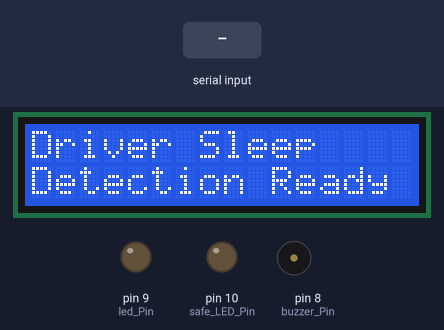
Bench run of a sketch on a simulated Arduino Uno, built with avr-gcc and run on an emulated ATmega328P. Parts: 16×2 character LCD, output pins drawn as LEDs (lit = HIGH), buzzer (waves = sounding, pin HIGH). Inputs (shaded band) come from the test bench.

Above: at 1.2 s.
1.3 s: "a" received over Serial
At 2.0 s:
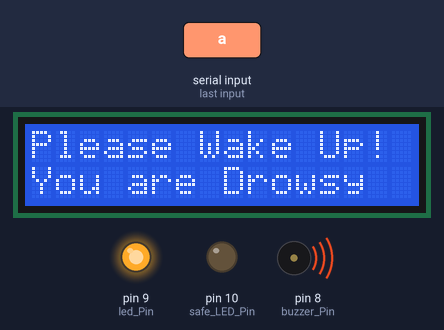
2.8 s: "b" received over Serial
At 4.0 s:
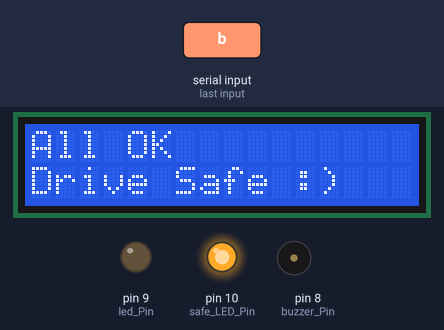
Timing chart, 0 to 5.8 s (numbered marks = the images above; inputs shaded):
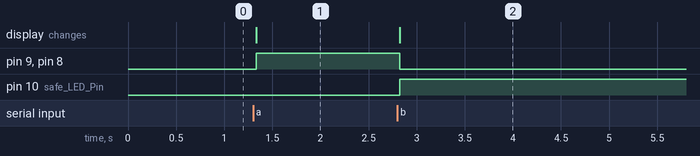

The sketch:

ard_drows_final.ino
```cpp
#include <Wire.h>
#include <LiquidCrystal_I2C.h>

LiquidCrystal_I2C lcd(0x27, 16, 2);  // Change 0x27 to your actual I2C address if different
const int buzzer_Pin = 8;
const int led_Pin = 9;
const int safe_LED_Pin = 10;  // New LED for "Safe" indication

char sleep_status = 0;
unsigned long lastReceivedTime = 0;
bool alerting = false;

void setup() {
  Serial.begin(9600);
  pinMode(buzzer_Pin, OUTPUT);
  pinMode(led_Pin, OUTPUT);
  pinMode(safe_LED_Pin, OUTPUT);  // Initialize new safe LED pin

  lcd.init();                // Initialize the LCD
  lcd.backlight();           // Turn on the backlight

  lcd.setCursor(0, 0);
  lcd.print("Driver Sleep");
  lcd.setCursor(0, 1);
  lcd.print("Detection Ready");

  digitalWrite(buzzer_Pin, LOW);
  digitalWrite(led_Pin, LOW);
  digitalWrite(safe_LED_Pin, LOW);
}

void loop() {
  if (Serial.available() > 0) {
    sleep_status = Serial.read();
    lastReceivedTime = millis();  // update time on data receive

    if (sleep_status == 'a') {
      alerting = true;
      lcd.clear();
      lcd.setCursor(0, 0);
      lcd.print("Please Wake Up!");
      lcd.setCursor(0, 1);
      lcd.print("You are Drowsy");
      digitalWrite(buzzer_Pin, HIGH);
      digitalWrite(led_Pin, HIGH);
      digitalWrite(safe_LED_Pin, LOW);  // Turn off safe LED during alert
    }
    else if (sleep_status == 'b') {
      alerting = false;
      lcd.clear();
      lcd.setCursor(0, 0);
      lcd.print("All OK");
      lcd.setCursor(0, 1);
      lcd.print("Drive Safe :)");
      digitalWrite(buzzer_Pin, LOW);
      digitalWrite(led_Pin, LOW);
      digitalWrite(safe_LED_Pin, HIGH);  // Turn on safe LED when status is OK
    }
  }

  // Failsafe: Stop buzzer if no data for 3 seconds
  if (alerting && millis() - lastReceivedTime > 10000) {
    alerting = false;
    digitalWrite(buzzer_Pin, LOW);
    digitalWrite(led_Pin, LOW);
    digitalWrite(safe_LED_Pin, HIGH);  // Assuming safe LED on if no active alert
    lcd.clear();
    lcd.setCursor(0, 0);
    lcd.print("Signal Lost");
    lcd.setCursor(0, 1);
    lcd.print("Drive Carefully");
  }
}
```

Measured:
- after the input at 1.3 s, pin 9 (led_Pin), pin 8 (buzzer_Pin): LOW → HIGH at once; the display: changes at once (image 1)
- after the input at 2.8 s, pin 9 (led_Pin), pin 8 (buzzer_Pin): HIGH → LOW at once; pin 10 (safe_LED_Pin): LOW → HIGH at once; the display: changes at once (image 2)
